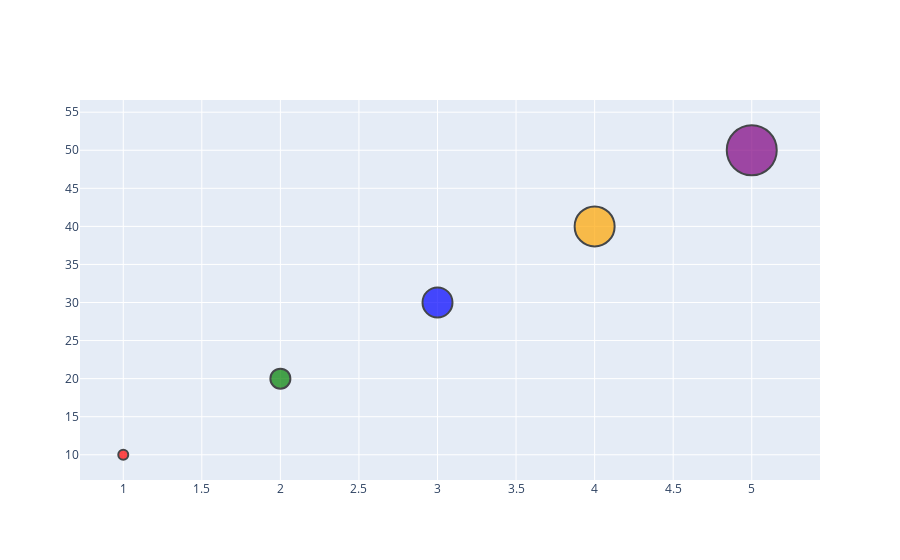

Here is the notebook cell this chart was saved with:
### Code cell
import plotly.graph_objs as go

# Create a scatter plot with custom sizes and colors
trace = go.Scatter(
    x=[1, 2, 3, 4, 5],
    y=[10, 20, 30, 40, 50],
    mode='markers',
    marker=dict(
        size=[10, 20, 30, 40, 50],
        color=['red', 'green', 'blue', 'orange', 'purple'],
        line=dict(
            width=2,
            color='black'
        )
    )
)

# Create a figure object
fig = go.Figure(data=[trace])

# Show the figure
fig.show()

### Figure 1 — Plotly figure (JSON) as saved in the notebook; plotly's stock layout.template omitted (floating-point values rounded to 4 significant figures)
{"data": [{"marker": {"color": ["red", "green", "blue", "orange", "purple"], "line": {"color": "black", "width": 2}, "size": [10, 20, 30, 40, 50]}, "mode": "markers", "type": "scatter", "x": [1, 2, 3, 4, 5], "y": [10, 20, 30, 40, 50]}], "layout": {}}
